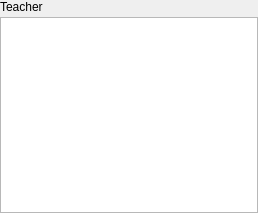
<?xml version="1.0" encoding="UTF-8"?>
<ui version="4.0">
 <class>TeacherWidget</class>
 <widget class="QWidget" name="TeacherWidget">
  <property name="geometry">
   <rect>
    <x>0</x>
    <y>0</y>
    <width>258</width>
    <height>213</height>
   </rect>
  </property>
  <layout class="QVBoxLayout" name="verticalLayout_2">
   <property name="spacing">
    <number>3</number>
   </property>
   <property name="leftMargin">
    <number>0</number>
   </property>
   <property name="topMargin">
    <number>0</number>
   </property>
   <property name="rightMargin">
    <number>0</number>
   </property>
   <property name="bottomMargin">
    <number>0</number>
   </property>
   <item>
    <layout class="QVBoxLayout" name="verticalLayout">
     <item>
      <widget class="QLabel" name="label_2">
       <property name="text">
        <string>Teacher</string>
       </property>
      </widget>
     </item>
     <item>
      <widget class="QTableView" name="teacherView">
       <property name="focusPolicy">
        <enum>Qt::StrongFocus</enum>
       </property>
       <property name="selectionMode">
        <enum>QAbstractItemView::SingleSelection</enum>
       </property>
       <property name="selectionBehavior">
        <enum>QAbstractItemView::SelectRows</enum>
       </property>
      </widget>
     </item>
    </layout>
   </item>
  </layout>
 </widget>
 <resources/>
 <connections/>
</ui>
